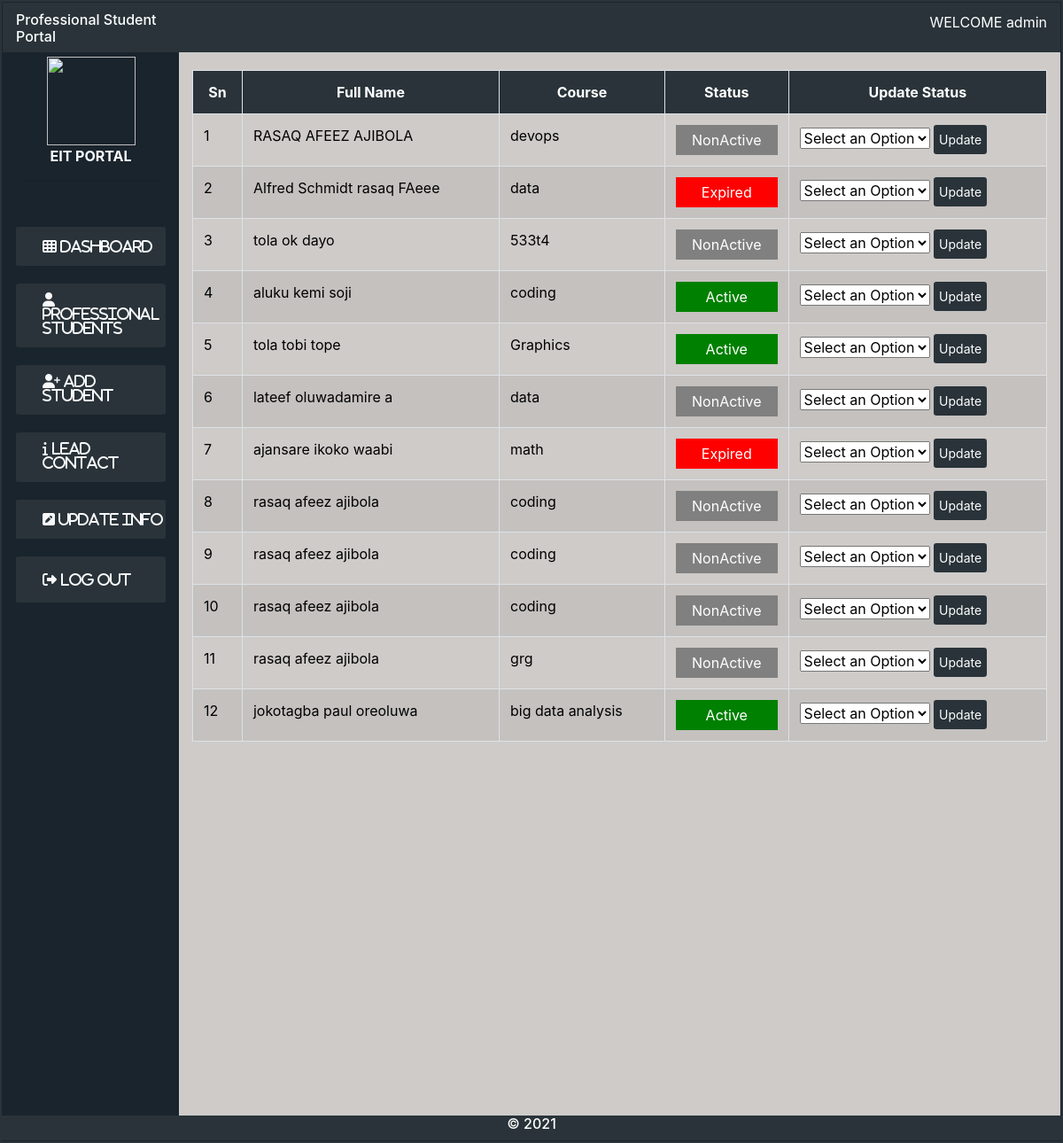
The app's page /update-info.php (signed in) with its own data.
### tables this page shows
CREATE TABLE `prospective_prof` (
  `id` int(11) NOT NULL,
  `mode_of_entry` varchar(255) NOT NULL,
  `surname` varchar(255) NOT NULL,
  `firstname` varchar(255) NOT NULL,
  `middlename` varchar(255) NOT NULL,
  `timestamp` timestamp NULL DEFAULT CURRENT_TIMESTAMP,
  `state` varchar(255) NOT NULL,
  `local_govt` varchar(255) NOT NULL,
  `gender` varchar(255) NOT NULL,
  `phone_no` varchar(255) NOT NULL,
  `email` varchar(255) NOT NULL,
  `password` varchar(255) NOT NULL,
  `course` varchar(255) NOT NULL,
  `doc_name` varchar(255) DEFAULT NULL,
  `application_status` int(11) NOT NULL DEFAULT '0',
  `home_address` varchar(255) DEFAULT NULL,
  `schedule_status` int(11) NOT NULL DEFAULT '0',
  `admission_approval` int(11) NOT NULL DEFAULT '0',
  `admission_time` varchar(255) DEFAULT NULL,
  `status` text,
  `start_date` timestamp(6) NULL DEFAULT CURRENT_TIMESTAMP(6)
);

### update-info.php (the view, shortened to what this page needs)
<?php
include('connect.php');
?>
<!DOCTYPE html>
<html lang="en">
<head>
<link rel="stylesheet" href="bootstrap/css/bootstrap.css">
<link rel="stylesheet" href="fontawesome/css/font-awesome.min.css">
<link rel="stylesheet" href="style.css">
</head>
<body>
<div class="container-fluid  con">
<div class="container-fluid ">
  <div class="row">
    <div class="container-fluid head  col-2">
     <div class="date"><h6>Professional Student Portal</h6></div>
    </div>
    <div class="container-fluid head col-10">
  <div class="header_right">
    <p "> <?php echo "WELCOME ".($_SESSION['username']);?> </p>
    </div>
    </div>
  </div>
  <div class="row ">
    <div class="col-2 side">
      <div class="header_left text-center">
        <img src="img/eit.png" height="100" width="100"><br>
        <span style="font-weight: bold;">EIT PORTAL</span>
     <hr>
      </div>
                 <ul class="navbar-nav">
                  <li class="nav-item nav_item"> <a href="index.php" class="nav-link ">
                       <i class="fa fa-th text-light">
                       <span class="text-light" >Dashboard</span></i>
                   </a> </li>
                   <li class="nav-item nav_item"> <a href="professional-students.php" class="nav-link">
                       <i class="fa fa-user text-light">
                       <span class="text-light">Professional Students</span></i>
                   </a></li>
                   <li class="nav-item nav_item"><a href="add-prof.php" class="nav-link">
                       <i class="fa fa-user-plus text-light">
                       <span class="text-light">Add Student</span> </i>
                   </a></li>
                   <li class="nav-item nav_item"> <a href="lead-contact.php" class="nav-link">
                       <i class="fa fa-info text-light">
                       <span class="text-light">Lead Contact</span></i>
                   </a></li>
                   <li class="nav-item nav_item"> <a href="update-info.php" class="nav-link">
                       <i class="fa fa-pencil-square text-light">
                       <span class="text-light">Update Info</span></i>
                   </a></li>
                   <li class="nav-item nav_item"><a href="logout.php" class="nav-link">
                       <i class="fa fa-sign-out nav-link text-light">
                       <span class="text-light">Log Out</span></i>
                   </a></li>
                   </div>
    <div class="col-10 content">
    <table class="table table-striped table-bordered" border="1" cellpadding="5" cellspacing="1" >
                            <tr style='color: white; background-color: rgb(41, 51, 57);' class='text-center'>
                            <th>Sn</th>
                            <th>Full Name</th>
                            <th>Course</th>
                            <th> Status</th>
                            <th>Update Status</th>
                        </tr>
                        <?php
                  $result = $conn->query("SELECT * FROM prospective_prof where application_status='1'");
                        $counter = 0;
                  if (mysqli_num_rows($result)>0) {
                    while ($row = $result->fetch_assoc()) {
                        $surname = $row["surname"];
                        $firstname = $row["firstname"];
                        $middlename = $row["middlename"];
                        $status = $row["status"];
                        $course = $row["course"];
                            $counter = $counter +1;
                            if ($status=="Active"){
                                $student_status= "<div style='background-color: green; color: white; text-align: center; padding:5px'>Active</div>";
                            }
                            else if ($status=="Expired"){
                                $student_status= "<div style='background-color: red; color: white; text-align: center; padding:5px'>Expired</div>";
                            }
                            else {
                                $student_status= "<div style='background-color: gray; color: white; text-align: center; padding:5px'>NonActive</div>";
                            }
                        ?>
                        <tr style='color: black;'>
                        <td> <?php echo $counter?> </td>
                        <td><?php echo $surname. ' ' .$firstname. ' '.$middlename?></td>
                        <td><?php echo $course?></td>
                        <td><?php echo $student_status?></td>
                        <td>
                        <form action='update-info.php' method='post'>
                        <select name ='update_status'  class='status'>
     <option name="select">Select an Option </option>
    </select>
    <input class="btn btn-link btn-sm" style='background-color: rgb(41, 51, 57); color: white ; padding:5px; text-decoration: none; padding: 45'  name=<?php echo $counter;?> type='submit' required value='Update' class='update'>
                        </td>
                        </tr>
                <?php
}
}
?>
</table>
</div>
    </div>
  </div>
  <div class="row">
    <div class="container-fluid foot text-center">
      <h6>&copy; <?php echo date('Y') ?></h6>
    </div>
  </div>
  </div> </div>
</body>
</html>

### style.css (style rules this page uses)
:root { --body-font: 'Nunito', sans-serif; }
body { padding: 0px; background-color:rgb(26, 36, 45); }
.con { border: 2px solid rgb(41, 51, 57); padding: 1px; }
.head { background-color:rgb(41, 51, 57); color: white; }
.foot { background-color:rgb(41, 51, 57); color: white; }
.side { background-color:rgb(26, 36, 45); color: white; height: 150vh; }
.date { margin-top: 10px; }
.header_right { float: right; margin-top: 10px; }
.header_left { margin: 5px; }
.nav_item { background-color:rgb(41, 51, 57); padding: 2px 2px 2px 30px; text-align: left; width: 100%; border-radius: 3%; margin-bottom: 20px; color: rgb(233, 248, 248); }
table { margin-top: 20px; }
.navbar-nav { margin-top: 30%; }
.content { background-color: rgb(206, 203, 201); }

### records on screen
prospective_prof: surname "RASAQ", firstname "AFEEZ", middlename "AJIBOLA", course "devops", status "NonActive"
prospective_prof: surname "Alfred Schmidt", firstname "rasaq", middlename "FAeee", course "data", status "Expired"
prospective_prof: surname "tola", firstname "ok", middlename "dayo", course "533t4", status "NonActive"
prospective_prof: surname "aluku", firstname "kemi", middlename "soji", course "coding", status "Active"
prospective_prof: surname "tola", firstname "tobi", middlename "tope", course "Graphics", status "Active"
prospective_prof: surname "lateef", firstname "oluwadamire", middlename "a", course "data", status "NonActive"
prospective_prof: surname "ajansare", firstname "ikoko", middlename "waabi", course "math", status "Expired"
prospective_prof: surname "rasaq", firstname "afeez", middlename "ajibola", course "coding", status "NonActive"
prospective_prof: surname "rasaq", firstname "afeez", middlename "ajibola", course "coding", status "NonActive"
prospective_prof: surname "rasaq", firstname "afeez", middlename "ajibola", course "coding", status "NonActive"
prospective_prof: surname "rasaq", firstname "afeez", middlename "ajibola", course "grg", status "NonActive"
prospective_prof: surname "jokotagba", firstname "paul", middlename "oreoluwa", course "big data analysis", status "Active"

### other values on screen
$_SESSION['username'] "admin"
